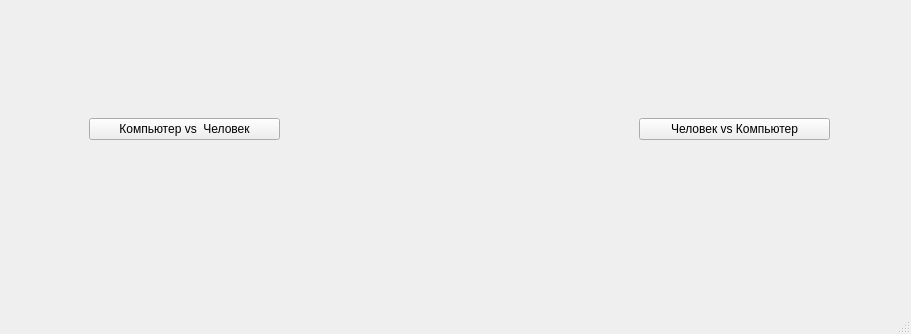
<?xml version="1.0" encoding="UTF-8"?>
<ui version="4.0">
 <class>MainWindow</class>
 <widget class="QMainWindow" name="MainWindow">
  <property name="geometry">
   <rect>
    <x>0</x>
    <y>0</y>
    <width>911</width>
    <height>334</height>
   </rect>
  </property>
  <property name="windowTitle">
   <string>MainWindow</string>
  </property>
  <widget class="QWidget" name="centralwidget">
   <layout class="QVBoxLayout" name="verticalLayout_3">
    <item>
     <widget class="QStackedWidget" name="Screens">
      <property name="toolTipDuration">
       <number>-1</number>
      </property>
      <property name="autoFillBackground">
       <bool>true</bool>
      </property>
      <property name="currentIndex">
       <number>2</number>
      </property>
      <widget class="QWidget" name="MainScreen">
       <widget class="QWidget" name="gridLayoutWidget_2">
        <property name="geometry">
         <rect>
          <x>50</x>
          <y>10</y>
          <width>281</width>
          <height>251</height>
         </rect>
        </property>
        <layout class="QGridLayout" name="MenuButtons">
         <property name="sizeConstraint">
          <enum>QLayout::SetMinimumSize</enum>
         </property>
         <property name="verticalSpacing">
          <number>20</number>
         </property>
         <item row="3" column="0">
          <widget class="QPushButton" name="ExitButton">
           <property name="sizePolicy">
            <sizepolicy hsizetype="Minimum" vsizetype="Minimum">
             <horstretch>0</horstretch>
             <verstretch>0</verstretch>
            </sizepolicy>
           </property>
           <property name="text">
            <string>Выход</string>
           </property>
          </widget>
         </item>
         <item row="0" column="0">
          <widget class="QPushButton" name="PlayButton">
           <property name="sizePolicy">
            <sizepolicy hsizetype="Minimum" vsizetype="Minimum">
             <horstretch>0</horstretch>
             <verstretch>0</verstretch>
            </sizepolicy>
           </property>
           <property name="text">
            <string>Играть</string>
           </property>
          </widget>
         </item>
         <item row="2" column="0">
          <widget class="QPushButton" name="SettingsButton">
           <property name="sizePolicy">
            <sizepolicy hsizetype="Minimum" vsizetype="Minimum">
             <horstretch>0</horstretch>
             <verstretch>0</verstretch>
            </sizepolicy>
           </property>
           <property name="maximumSize">
            <size>
             <width>279</width>
             <height>16777215</height>
            </size>
           </property>
           <property name="text">
            <string>Настройки</string>
           </property>
          </widget>
         </item>
        </layout>
       </widget>
      </widget>
      <widget class="QWidget" name="SettingsScreen">
       <widget class="QPushButton" name="GetPath">
        <property name="geometry">
         <rect>
          <x>280</x>
          <y>40</y>
          <width>141</width>
          <height>51</height>
         </rect>
        </property>
        <property name="text">
         <string>PushButton</string>
        </property>
       </widget>
       <widget class="QTextEdit" name="DifficultyField">
        <property name="geometry">
         <rect>
          <x>40</x>
          <y>120</y>
          <width>201</width>
          <height>70</height>
         </rect>
        </property>
        <property name="font">
         <font>
          <family>0xProto Nerd Font</family>
          <pointsize>20</pointsize>
         </font>
        </property>
       </widget>
       <widget class="QLabel" name="path">
        <property name="geometry">
         <rect>
          <x>50</x>
          <y>30</y>
          <width>211</width>
          <height>61</height>
         </rect>
        </property>
        <property name="font">
         <font>
          <family>0xProto Nerd Font</family>
          <pointsize>15</pointsize>
         </font>
        </property>
        <property name="text">
         <string>None</string>
        </property>
       </widget>
       <widget class="QPushButton" name="ReturnToMainMenu">
        <property name="geometry">
         <rect>
          <x>760</x>
          <y>240</y>
          <width>81</width>
          <height>26</height>
         </rect>
        </property>
        <property name="text">
         <string>Обратно</string>
        </property>
       </widget>
       <widget class="QLabel" name="Options">
        <property name="geometry">
         <rect>
          <x>260</x>
          <y>100</y>
          <width>411</width>
          <height>131</height>
         </rect>
        </property>
        <property name="font">
         <font>
          <family>0xProto Nerd Font</family>
          <pointsize>20</pointsize>
         </font>
        </property>
        <property name="text">
         <string>None</string>
        </property>
       </widget>
       <widget class="QPushButton" name="SaveSettings">
        <property name="geometry">
         <rect>
          <x>40</x>
          <y>240</y>
          <width>81</width>
          <height>26</height>
         </rect>
        </property>
        <property name="text">
         <string>Применить</string>
        </property>
       </widget>
      </widget>
      <widget class="QWidget" name="GameMenu">
       <widget class="QWidget" name="verticalLayoutWidget_5">
        <property name="geometry">
         <rect>
          <x>630</x>
          <y>90</y>
          <width>191</width>
          <height>61</height>
         </rect>
        </property>
        <layout class="QVBoxLayout" name="verticalLayout_4">
         <item>
          <widget class="QPushButton" name="HumanComp">
           <property name="text">
            <string>Человек vs Компьютер</string>
           </property>
          </widget>
         </item>
        </layout>
       </widget>
       <widget class="QWidget" name="verticalLayoutWidget_6">
        <property name="geometry">
         <rect>
          <x>80</x>
          <y>90</y>
          <width>191</width>
          <height>61</height>
         </rect>
        </property>
        <layout class="QVBoxLayout" name="verticalLayout_5">
         <item>
          <widget class="QPushButton" name="CompHuman">
           <property name="text">
            <string>Компьютер vs  Человек</string>
           </property>
          </widget>
         </item>
        </layout>
       </widget>
      </widget>
      <widget class="QWidget" name="PlayScreen">
       <widget class="QWidget" name="verticalLayoutWidget_2">
        <property name="geometry">
         <rect>
          <x>590</x>
          <y>0</y>
          <width>221</width>
          <height>261</height>
         </rect>
        </property>
        <layout class="QVBoxLayout" name="Widget">
         <item>
          <widget class="QStackedWidget" name="Animate">
           <property name="currentIndex">
            <number>6</number>
           </property>
           <widget class="QWidget" name="page_1">
            <widget class="QLabel" name="label">
             <property name="geometry">
              <rect>
               <x>0</x>
               <y>0</y>
               <width>259</width>
               <height>296</height>
              </rect>
             </property>
             <property name="font">
              <font>
               <family>0xProto Nerd Font</family>
               <pointsize>20</pointsize>
              </font>
             </property>
             <property name="text">
              <string>&lt;html lang=&quot;en&quot;&gt;
&lt;head&gt;
    &lt;meta charset=&quot;UTF-8&quot;&gt;
    &lt;meta name=&quot;viewport&quot; content=&quot;width=device-width, initial-scale=1.0&quot;&gt;
    &lt;title&gt;ASCII Art in HTML&lt;/title&gt;
&lt;/head&gt;
&lt;body&gt;
    &lt;pre&gt;
     _______
     |    \|
           |
           |
           |
          /|
  ===========
    &lt;/pre&gt;
&lt;/body&gt;
&lt;/html&gt;</string>
             </property>
            </widget>
           </widget>
           <widget class="QWidget" name="page_2">
            <widget class="QLabel" name="label_3">
             <property name="geometry">
              <rect>
               <x>0</x>
               <y>0</y>
               <width>259</width>
               <height>296</height>
              </rect>
             </property>
             <property name="font">
              <font>
               <family>0xProto Nerd Font</family>
               <pointsize>20</pointsize>
              </font>
             </property>
             <property name="text">
              <string>&lt;html lang=&quot;en&quot;&gt;
&lt;head&gt;
    &lt;meta charset=&quot;UTF-8&quot;&gt;
    &lt;meta name=&quot;viewport&quot; content=&quot;width=device-width, initial-scale=1.0&quot;&gt;
    &lt;title&gt;ASCII Art in HTML&lt;/title&gt;
&lt;/head&gt;
&lt;body&gt;
    &lt;pre&gt;
     _______
     |    \|
     O     |
           |
           |
          /|
  ===========
    &lt;/pre&gt;
&lt;/body&gt;
&lt;/html&gt;</string>
             </property>
            </widget>
           </widget>
           <widget class="QWidget" name="page_3">
            <widget class="QLabel" name="label_9">
             <property name="geometry">
              <rect>
               <x>0</x>
               <y>0</y>
               <width>259</width>
               <height>261</height>
              </rect>
             </property>
             <property name="font">
              <font>
               <family>0xProto Nerd Font</family>
               <pointsize>20</pointsize>
              </font>
             </property>
             <property name="text">
              <string>&lt;html lang=&quot;en&quot;&gt;
&lt;head&gt;
    &lt;meta charset=&quot;UTF-8&quot;&gt;
    &lt;meta name=&quot;viewport&quot; content=&quot;width=device-width, initial-scale=1.0&quot;&gt;
    &lt;title&gt;ASCII Art in HTML&lt;/title&gt;
&lt;/head&gt;
&lt;body&gt;
    &lt;pre&gt;
     _______
     |    \|
     O     |
     |     |
           |
          /|
  ===========
    &lt;/pre&gt;
&lt;/body&gt;
&lt;/html&gt;</string>
             </property>
            </widget>
           </widget>
           <widget class="QWidget" name="page_4">
            <widget class="QLabel" name="label_8">
             <property name="geometry">
              <rect>
               <x>0</x>
               <y>0</y>
               <width>259</width>
               <height>296</height>
              </rect>
             </property>
             <property name="font">
              <font>
               <family>0xProto Nerd Font</family>
               <pointsize>20</pointsize>
              </font>
             </property>
             <property name="text">
              <string>&lt;html lang=&quot;en&quot;&gt;
&lt;head&gt;
    &lt;meta charset=&quot;UTF-8&quot;&gt;
    &lt;meta name=&quot;viewport&quot; content=&quot;width=device-width, initial-scale=1.0&quot;&gt;
    &lt;title&gt;ASCII Art in HTML&lt;/title&gt;
&lt;/head&gt;
&lt;body&gt;
    &lt;pre&gt;
     _______
     |    \|
     O     |
    /|     |
           |
          /|
  ===========
    &lt;/pre&gt;
&lt;/body&gt;
&lt;/html&gt;</string>
             </property>
            </widget>
           </widget>
           <widget class="QWidget" name="page_5">
            <widget class="QLabel" name="label_7">
             <property name="geometry">
              <rect>
               <x>0</x>
               <y>0</y>
               <width>259</width>
               <height>296</height>
              </rect>
             </property>
             <property name="font">
              <font>
               <family>0xProto Nerd Font</family>
               <pointsize>20</pointsize>
              </font>
             </property>
             <property name="text">
              <string>&lt;html lang=&quot;en&quot;&gt;
&lt;head&gt;
    &lt;meta charset=&quot;UTF-8&quot;&gt;
    &lt;meta name=&quot;viewport&quot; content=&quot;width=device-width, initial-scale=1.0&quot;&gt;
    &lt;title&gt;ASCII Art in HTML&lt;/title&gt;
&lt;/head&gt;
&lt;body&gt;
    &lt;pre&gt;
     _______
     |    \|
     O     |
    /|\    |
           |
          /|
  ===========
    &lt;/pre&gt;
&lt;/body&gt;
&lt;/html&gt;</string>
             </property>
            </widget>
           </widget>
           <widget class="QWidget" name="page_6">
            <widget class="QLabel" name="label_6">
             <property name="geometry">
              <rect>
               <x>0</x>
               <y>0</y>
               <width>259</width>
               <height>296</height>
              </rect>
             </property>
             <property name="font">
              <font>
               <family>0xProto Nerd Font</family>
               <pointsize>20</pointsize>
              </font>
             </property>
             <property name="text">
              <string>&lt;html lang=&quot;en&quot;&gt;
&lt;head&gt;
    &lt;meta charset=&quot;UTF-8&quot;&gt;
    &lt;meta name=&quot;viewport&quot; content=&quot;width=device-width, initial-scale=1.0&quot;&gt;
    &lt;title&gt;ASCII Art in HTML&lt;/title&gt;
&lt;/head&gt;
&lt;body&gt;
    &lt;pre&gt;
     _______
     |    \|
     O     |
    /|\    |
    /      |
          /|
  ===========
    &lt;/pre&gt;
&lt;/body&gt;
&lt;/html&gt;</string>
             </property>
            </widget>
           </widget>
           <widget class="QWidget" name="page_7">
            <widget class="QLabel" name="label_5">
             <property name="geometry">
              <rect>
               <x>0</x>
               <y>0</y>
               <width>259</width>
               <height>296</height>
              </rect>
             </property>
             <property name="font">
              <font>
               <family>0xProto Nerd Font</family>
               <pointsize>20</pointsize>
              </font>
             </property>
             <property name="text">
              <string>&lt;html lang=&quot;en&quot;&gt;
&lt;head&gt;
    &lt;meta charset=&quot;UTF-8&quot;&gt;
    &lt;meta name=&quot;viewport&quot; content=&quot;width=device-width, initial-scale=1.0&quot;&gt;
    &lt;title&gt;ASCII Art in HTML&lt;/title&gt;
&lt;/head&gt;
&lt;body&gt;
    &lt;pre&gt;
     _______
     |    \|
     O     |
    /|\    |
    / \    |
          /|
  ===========
    &lt;/pre&gt;
&lt;/body&gt;
&lt;/html&gt;</string>
             </property>
            </widget>
           </widget>
          </widget>
         </item>
        </layout>
       </widget>
       <widget class="QWidget" name="verticalLayoutWidget">
        <property name="geometry">
         <rect>
          <x>60</x>
          <y>10</y>
          <width>271</width>
          <height>80</height>
         </rect>
        </property>
        <layout class="QVBoxLayout" name="verticalLayout">
         <item>
          <widget class="QLabel" name="label_2">
           <property name="font">
            <font>
             <family>0xProto Nerd Font</family>
             <pointsize>20</pointsize>
            </font>
           </property>
           <property name="text">
            <string>TextLabel</string>
           </property>
          </widget>
         </item>
        </layout>
       </widget>
       <widget class="QWidget" name="verticalLayoutWidget_3">
        <property name="geometry">
         <rect>
          <x>60</x>
          <y>160</y>
          <width>269</width>
          <height>78</height>
         </rect>
        </property>
        <layout class="QVBoxLayout" name="verticalLayout_2">
         <item>
          <widget class="QTextEdit" name="textEdit">
           <property name="font">
            <font>
             <family>0xProto Nerd Font</family>
             <pointsize>20</pointsize>
            </font>
           </property>
          </widget>
         </item>
        </layout>
       </widget>
       <widget class="QPushButton" name="SetLetter">
        <property name="geometry">
         <rect>
          <x>340</x>
          <y>210</y>
          <width>81</width>
          <height>26</height>
         </rect>
        </property>
        <property name="text">
         <string>Set</string>
        </property>
       </widget>
      </widget>
      <widget class="QWidget" name="Plays">
       <widget class="QWidget" name="verticalLayoutWidget_4">
        <property name="geometry">
         <rect>
          <x>630</x>
          <y>0</y>
          <width>221</width>
          <height>261</height>
         </rect>
        </property>
        <layout class="QVBoxLayout" name="Widget_2">
         <item>
          <widget class="QStackedWidget" name="Animate_2">
           <property name="currentIndex">
            <number>0</number>
           </property>
           <widget class="QWidget" name="page_8">
            <widget class="QLabel" name="label_4">
             <property name="geometry">
              <rect>
               <x>-10</x>
               <y>-10</y>
               <width>259</width>
               <height>296</height>
              </rect>
             </property>
             <property name="font">
              <font>
               <family>0xProto Nerd Font</family>
               <pointsize>20</pointsize>
              </font>
             </property>
             <property name="text">
              <string>&lt;html lang=&quot;en&quot;&gt;
&lt;head&gt;
    &lt;meta charset=&quot;UTF-8&quot;&gt;
    &lt;meta name=&quot;viewport&quot; content=&quot;width=device-width, initial-scale=1.0&quot;&gt;
    &lt;title&gt;ASCII Art in HTML&lt;/title&gt;
&lt;/head&gt;
&lt;body&gt;
    &lt;pre&gt;
     _______
     |    \|
           |
           |
           |
          /|
  ===========
    &lt;/pre&gt;
&lt;/body&gt;
&lt;/html&gt;</string>
             </property>
            </widget>
           </widget>
           <widget class="QWidget" name="page_9">
            <widget class="QLabel" name="label_10">
             <property name="geometry">
              <rect>
               <x>0</x>
               <y>0</y>
               <width>259</width>
               <height>296</height>
              </rect>
             </property>
             <property name="font">
              <font>
               <family>0xProto Nerd Font</family>
               <pointsize>20</pointsize>
              </font>
             </property>
             <property name="text">
              <string>&lt;html lang=&quot;en&quot;&gt;
&lt;head&gt;
    &lt;meta charset=&quot;UTF-8&quot;&gt;
    &lt;meta name=&quot;viewport&quot; content=&quot;width=device-width, initial-scale=1.0&quot;&gt;
    &lt;title&gt;ASCII Art in HTML&lt;/title&gt;
&lt;/head&gt;
&lt;body&gt;
    &lt;pre&gt;
     _______
     |    \|
     O     |
           |
           |
          /|
  ===========
    &lt;/pre&gt;
&lt;/body&gt;
&lt;/html&gt;</string>
             </property>
            </widget>
           </widget>
           <widget class="QWidget" name="page_10">
            <widget class="QLabel" name="label_11">
             <property name="geometry">
              <rect>
               <x>0</x>
               <y>0</y>
               <width>259</width>
               <height>261</height>
              </rect>
             </property>
             <property name="font">
              <font>
               <family>0xProto Nerd Font</family>
               <pointsize>20</pointsize>
              </font>
             </property>
             <property name="text">
              <string>&lt;html lang=&quot;en&quot;&gt;
&lt;head&gt;
    &lt;meta charset=&quot;UTF-8&quot;&gt;
    &lt;meta name=&quot;viewport&quot; content=&quot;width=device-width, initial-scale=1.0&quot;&gt;
    &lt;title&gt;ASCII Art in HTML&lt;/title&gt;
&lt;/head&gt;
&lt;body&gt;
    &lt;pre&gt;
     _______
     |    \|
     O     |
     |     |
           |
          /|
  ===========
    &lt;/pre&gt;
&lt;/body&gt;
&lt;/html&gt;</string>
             </property>
            </widget>
           </widget>
           <widget class="QWidget" name="page_11">
            <widget class="QLabel" name="label_12">
             <property name="geometry">
              <rect>
               <x>0</x>
               <y>0</y>
               <width>259</width>
               <height>296</height>
              </rect>
             </property>
             <property name="font">
              <font>
               <family>0xProto Nerd Font</family>
               <pointsize>20</pointsize>
              </font>
             </property>
             <property name="text">
              <string>&lt;html lang=&quot;en&quot;&gt;
&lt;head&gt;
    &lt;meta charset=&quot;UTF-8&quot;&gt;
    &lt;meta name=&quot;viewport&quot; content=&quot;width=device-width, initial-scale=1.0&quot;&gt;
    &lt;title&gt;ASCII Art in HTML&lt;/title&gt;
&lt;/head&gt;
&lt;body&gt;
    &lt;pre&gt;
     _______
     |    \|
     O     |
    /|     |
           |
          /|
  ===========
    &lt;/pre&gt;
&lt;/body&gt;
&lt;/html&gt;</string>
             </property>
            </widget>
           </widget>
           <widget class="QWidget" name="page_12">
            <widget class="QLabel" name="label_13">
             <property name="geometry">
              <rect>
               <x>0</x>
               <y>0</y>
               <width>259</width>
               <height>296</height>
              </rect>
             </property>
             <property name="font">
              <font>
               <family>0xProto Nerd Font</family>
               <pointsize>20</pointsize>
              </font>
             </property>
             <property name="text">
              <string>&lt;html lang=&quot;en&quot;&gt;
&lt;head&gt;
    &lt;meta charset=&quot;UTF-8&quot;&gt;
    &lt;meta name=&quot;viewport&quot; content=&quot;width=device-width, initial-scale=1.0&quot;&gt;
    &lt;title&gt;ASCII Art in HTML&lt;/title&gt;
&lt;/head&gt;
&lt;body&gt;
    &lt;pre&gt;
     _______
     |    \|
     O     |
    /|\    |
           |
          /|
  ===========
    &lt;/pre&gt;
&lt;/body&gt;
&lt;/html&gt;</string>
             </property>
            </widget>
           </widget>
           <widget class="QWidget" name="page_13">
            <widget class="QLabel" name="label_14">
             <property name="geometry">
              <rect>
               <x>0</x>
               <y>0</y>
               <width>259</width>
               <height>296</height>
              </rect>
             </property>
             <property name="font">
              <font>
               <family>0xProto Nerd Font</family>
               <pointsize>20</pointsize>
              </font>
             </property>
             <property name="text">
              <string>&lt;html lang=&quot;en&quot;&gt;
&lt;head&gt;
    &lt;meta charset=&quot;UTF-8&quot;&gt;
    &lt;meta name=&quot;viewport&quot; content=&quot;width=device-width, initial-scale=1.0&quot;&gt;
    &lt;title&gt;ASCII Art in HTML&lt;/title&gt;
&lt;/head&gt;
&lt;body&gt;
    &lt;pre&gt;
     _______
     |    \|
     O     |
    /|\    |
    /      |
          /|
  ===========
    &lt;/pre&gt;
&lt;/body&gt;
&lt;/html&gt;</string>
             </property>
            </widget>
           </widget>
           <widget class="QWidget" name="page_14">
            <widget class="QLabel" name="label_15">
             <property name="geometry">
              <rect>
               <x>0</x>
               <y>0</y>
               <width>259</width>
               <height>296</height>
              </rect>
             </property>
             <property name="font">
              <font>
               <family>0xProto Nerd Font</family>
               <pointsize>20</pointsize>
              </font>
             </property>
             <property name="text">
              <string>&lt;html lang=&quot;en&quot;&gt;
&lt;head&gt;
    &lt;meta charset=&quot;UTF-8&quot;&gt;
    &lt;meta name=&quot;viewport&quot; content=&quot;width=device-width, initial-scale=1.0&quot;&gt;
    &lt;title&gt;ASCII Art in HTML&lt;/title&gt;
&lt;/head&gt;
&lt;body&gt;
    &lt;pre&gt;
     _______
     |    \|
     O     |
    /|\    |
    / \    |
          /|
  ===========
    &lt;/pre&gt;
&lt;/body&gt;
&lt;/html&gt;</string>
             </property>
            </widget>
           </widget>
          </widget>
         </item>
        </layout>
       </widget>
       <widget class="QLabel" name="label_16">
        <property name="geometry">
         <rect>
          <x>70</x>
          <y>200</y>
          <width>251</width>
          <height>61</height>
         </rect>
        </property>
        <property name="font">
         <font>
          <family>0xProto Nerd Font</family>
          <pointsize>20</pointsize>
         </font>
        </property>
        <property name="text">
         <string>TextLabel</string>
        </property>
       </widget>
       <widget class="QTextEdit" name="textEdit_3">
        <property name="geometry">
         <rect>
          <x>70</x>
          <y>40</y>
          <width>221</width>
          <height>70</height>
         </rect>
        </property>
        <property name="font">
         <font>
          <family>0xProto Nerd Font</family>
          <pointsize>20</pointsize>
         </font>
        </property>
       </widget>
       <widget class="QPushButton" name="SetWord">
        <property name="geometry">
         <rect>
          <x>300</x>
          <y>60</y>
          <width>81</width>
          <height>26</height>
         </rect>
        </property>
        <property name="text">
         <string>Set</string>
        </property>
       </widget>
      </widget>
     </widget>
    </item>
   </layout>
  </widget>
  <widget class="QMenuBar" name="menubar">
   <property name="geometry">
    <rect>
     <x>0</x>
     <y>0</y>
     <width>911</width>
     <height>23</height>
    </rect>
   </property>
  </widget>
  <widget class="QStatusBar" name="statusbar"/>
 </widget>
 <resources/>
 <connections>
  <connection>
   <sender>GetPath</sender>
   <signal>clicked()</signal>
   <receiver>path</receiver>
   <slot>clear()</slot>
   <hints>
    <hint type="sourcelabel">
     <x>269</x>
     <y>91</y>
    </hint>
    <hint type="destinationlabel">
     <x>200</x>
     <y>90</y>
    </hint>
   </hints>
  </connection>
 </connections>
</ui>
